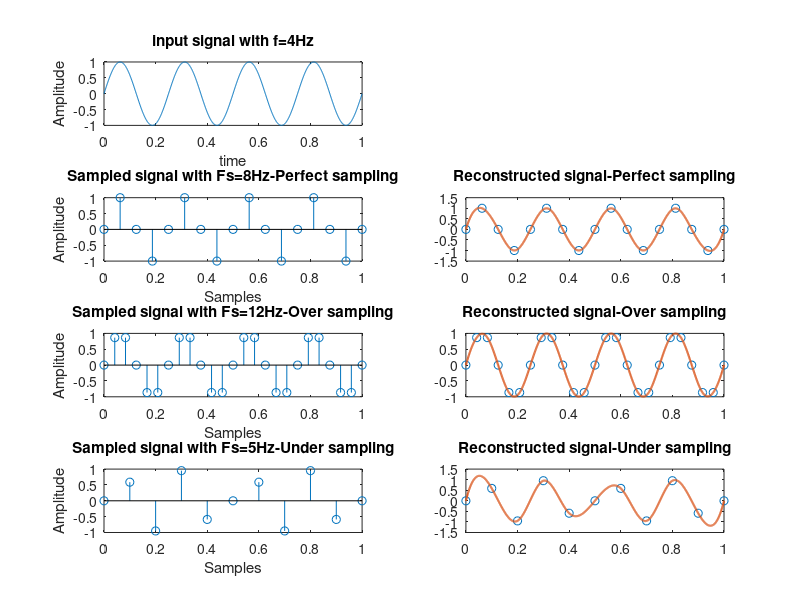
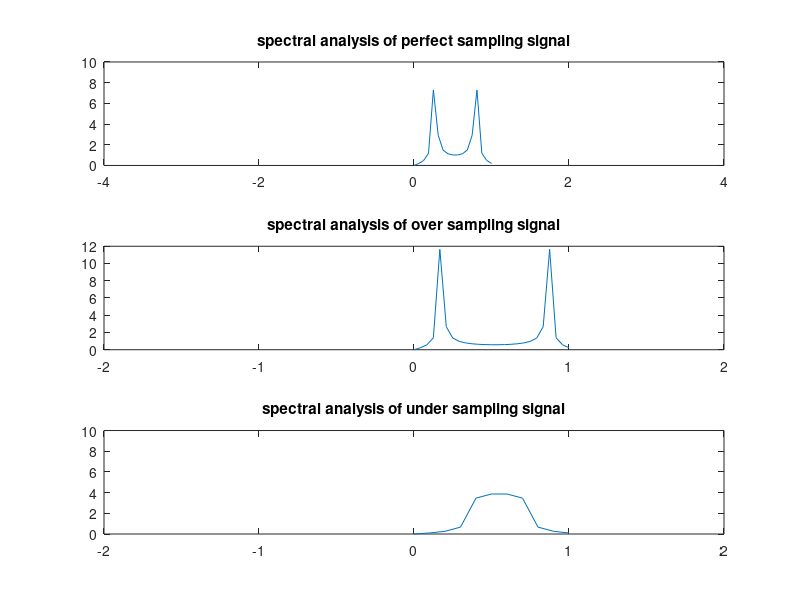

Here is the MATLAB script that generated these plots, in order:
f=4;
T=1/f;
t=0:0.001:1;
y=sin(2*pi*f*t);
subplot(4,2,1);
plot(t,y);
title('input signal with f=4Hz');
xlabel('time');
ylabel('Amplitude');

%sampling
fs1=8;       %sampling freq. fs1=2*f=8Hz
Ts1=1/fs1;
ts1=0:Ts1/2:1;
ys1=sin(2*pi*f*ts1);
subplot(4,2,3);
stem(ts1,ys1);
title('Sampled signal with Fs=8Hz-Perfect sampling');
xlabel('Samples');
ylabel('Amplitude');
%Reconstruction
t_new=linspace(0,1,1000);
ys1_recons=interp1(ts1,ys1,t_new,'spline');
subplot(4,2,4);
plot(ts1,ys1,'o',t_new,ys1_recons,'-','linewidth',1.5);
title('Reconstructed signal-Perfect sampling')

fs2=12;                 %sampling freq. >2*f
Ts2=1/fs2;
ts2=0:Ts2/2:1;
ys2=sin(2*pi*f*ts2);
subplot(4,2,5);
stem(ts2,ys2);
title('Sampled signal with Fs=12Hz-Over sampling');
xlabel('Samples');
ylabel('Amplitude');
%Reconstruction
t_new=linspace(0,f*T,(f*T)/0.001);
ys2_recons=interp1(ts2,ys2,t_new,'spline');
subplot(4,2,6);
plot(ts2,ys2,'o',t_new,ys2_recons,'-','linewidth',1.5);
title('Reconstructed signal-Over sampling')

fs3=5;
Ts3=1/fs3;
ts3=0:Ts3/2:1;
ys3=sin(2*pi*f*ts3);
subplot(4,2,7);
stem(ts3,ys3);
title('Sampled signal with Fs=5Hz-Under sampling');
xlabel('Samples');
ylabel('Amplitude');
%Reconstruction
ys3_recons=interp1(ts3,ys3,t_new,'spline');
subplot(4,2,8);
plot(ts3,ys3,'o',t_new,ys3_recons,'-','linewidth',1.5);
title('Reconstructed signal-Under sampling');

figure
subplot(3,1,1)
plot(ts1,abs(fft(ys1)))
axis([-4 4 0 10])
title("spectral analysis of perfect sampling signal")

subplot(3,1,2)
plot(ts2,abs(fft(ys2)))
axis([-2 2 0 12])
title("spectral analysis of over sampling signal")

subplot(3,1,3)
plot(ts3,abs(fft(ys3)));
axis([-2 2 0 10])
title("spectral analysis of under sampling signal")